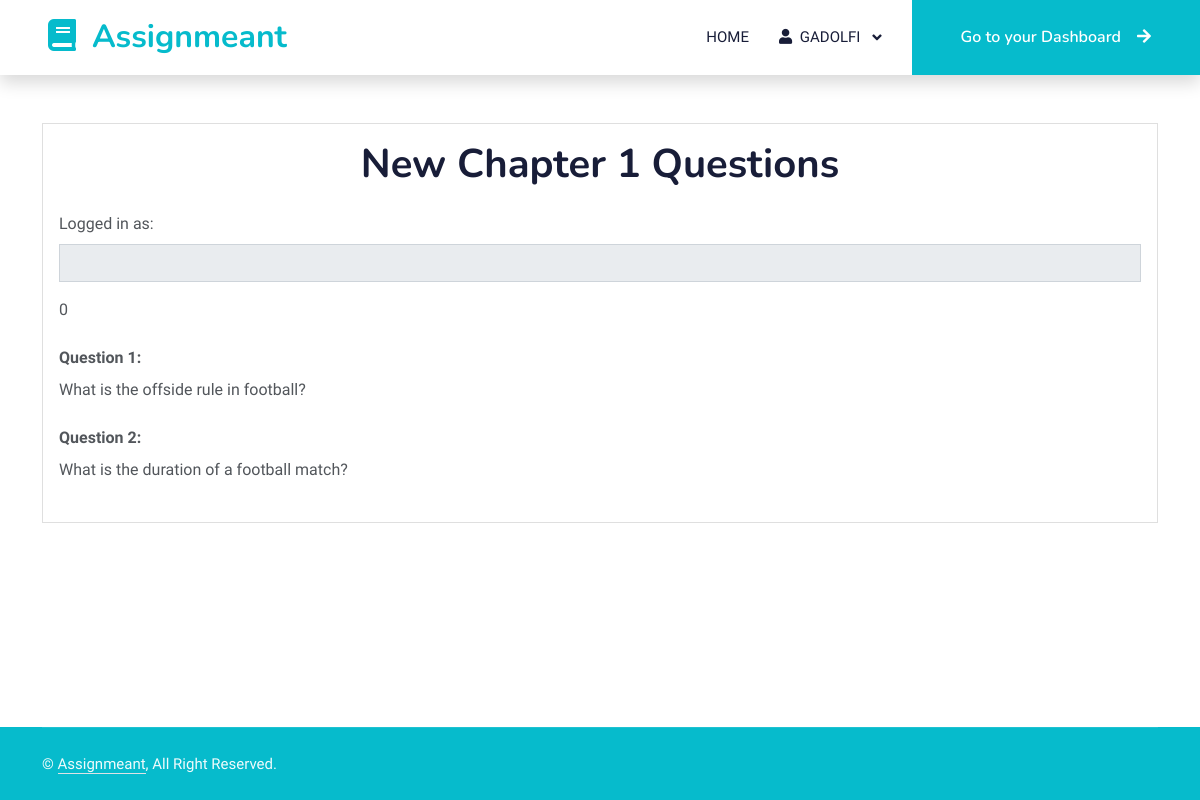
The app's page /view_assignment/1 (signed in), older data.
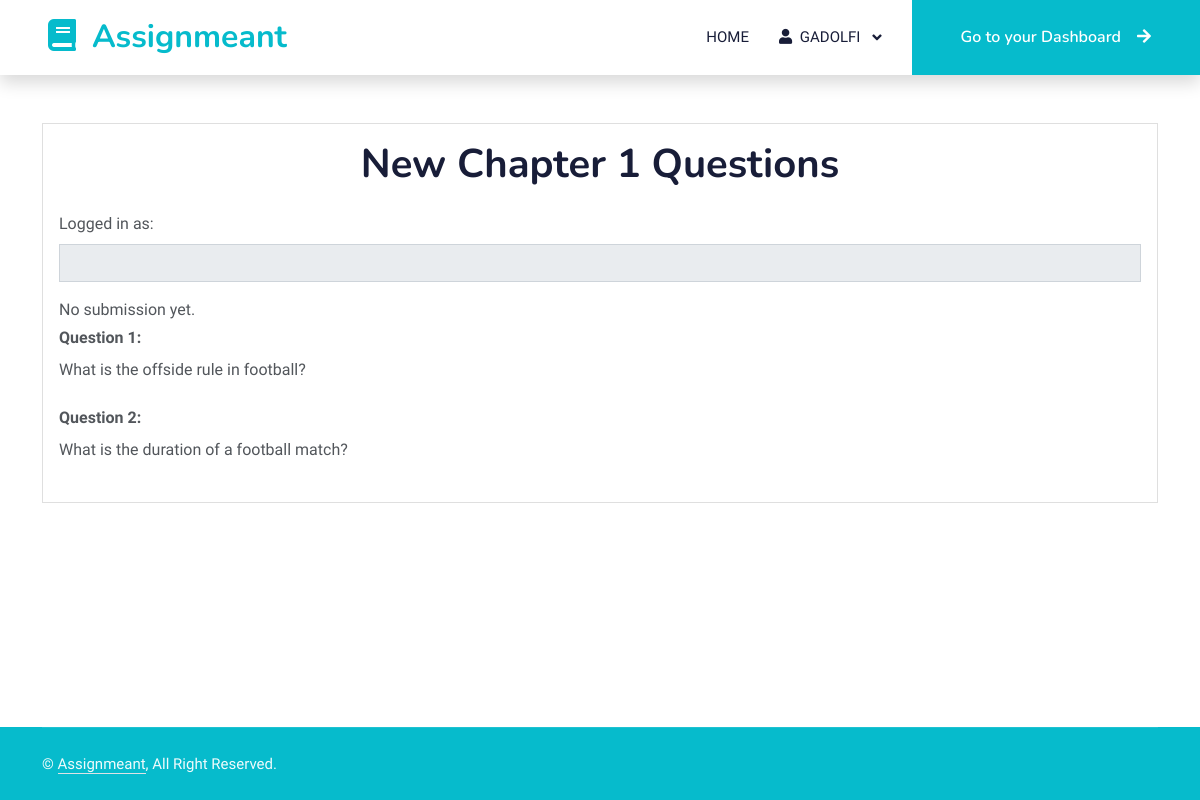
The same page, newer data.
### assignmeant_app/models.py (models this page shows, shortened)
class Submission(db.Model):
    id = db.Column(db.Integer, primary_key=True)
    user_id = db.Column(db.Integer, db.ForeignKey('user.id'), nullable=False)
    assignment_id = db.Column(db.Integer, db.ForeignKey('assignment.id'), nullable=False)
    user_answer = db.Column(db.JSON, nullable=False)
    score = db.Column(db.Integer, nullable=False)
    user = db.relationship('User', backref=db.backref('submissions', lazy=True))
    assignment = db.relationship('Assignment', backref=db.backref('submissions', lazy=True))

### app.py (the view, shortened to what this page needs)
@app.route('/view_assignment/<int:assignment_id>', methods=['GET', 'POST'])
@login_required
def view_assignment(assignment_id):
    assignment = Assignment.query.filter_by(id=assignment_id).first()
    with open(assignment.file_path, 'r') as file:
        assignment_data = json.load(file)
    assignment_title = assignment_data[0]['title']
    assignment_questions = assignment_data[0]['questions']
    submission = Submission.query.filter_by(assignment_id=assignment_id).first()
    if current_user.role == 'teacher':
        return render_template('view_assignment_teacher.html', assignment_title=assignment_title, assignment_questions=assignment_questions, submission=submission)
    return render_template('view_assignment.html', username=current_user.username, assignment_title=assignment_title, assignment_questions=assignment_questions, submission=submission)

### app.py (called while the page is built)
@login_manager.user_loader
def load_user(user_id):
    return User.query.get(int(user_id))

### assignmeant_app/new_static/templates/view_assignment_teacher.html (shortened to what this page needs)
{% extends "base.html" %}
{% block content %}
<div class="container mt-5">
    <div class="card">
        <div class="card-body">
            <h1 class="card-title text-center mb-4">{{ assignment_title }}</h1>
            <form method="POST"  id="assignmentForm">
                <div class="mb-3">
                    <label for="username" class="form-label">Logged in as:</label>
                    <input type="text" class="form-control" id="username" value="{{ username }}" disabled>
                </div>
                {% if submission.score != NULL %}
                <div class="mb-4">
                    <p class="mb-1">{{ submission.score }}</p>
                </div>
                {% else %}
                <p class="mb-1">No submission yet.</p>
                {% endif %}
                {% for question in assignment_questions %}
                    <div class="mb-4">
                        <label for="question_{{ question.id }}" class="form-label"><strong>Question {{ loop.index }}:</strong></label>
                        <p class="mb-1">{{ question.question }}</p>
                    </div>
                {% endfor %}
            </form>
        </div>
    </div>
</div>
{% endblock %}

Row changes from the older to the newer data that the page shows:
removed Submission: score "0"
Text that changed along with them:
text now shown: "No submission yet."
